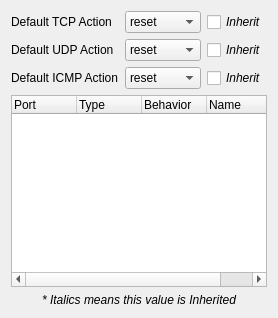
               <widget class="QWidget" name="portsTab">
                <attribute name="title">
                 <string>Ports and Services</string>
                </attribute>
                <layout class="QHBoxLayout" name="portsHBox">
                 <item>
                  <layout class="QFormLayout" name="formLayout">
                   <property name="fieldGrowthPolicy">
                    <enum>QFormLayout::AllNonFixedFieldsGrow</enum>
                   </property>
                   <item row="0" column="0">
                    <widget class="QLabel" name="tcpActionLabel">
                     <property name="text">
                      <string>Default TCP Action</string>
                     </property>
                    </widget>
                   </item>
                   <item row="0" column="1">
                    <layout class="QHBoxLayout" name="defTCPForm">
                     <item>
                      <widget class="QComboBox" name="tcpActionComboBox">
                       <property name="sizePolicy">
                        <sizepolicy hsizetype="MinimumExpanding" vsizetype="Fixed">
                         <horstretch>0</horstretch>
                         <verstretch>0</verstretch>
                        </sizepolicy>
                       </property>
                       <property name="maxVisibleItems">
                        <number>3</number>
                       </property>
                       <item>
                        <property name="text">
                         <string>reset</string>
                        </property>
                       </item>
                       <item>
                        <property name="text">
                         <string>open</string>
                        </property>
                       </item>
                       <item>
                        <property name="text">
                         <string>block</string>
                        </property>
                       </item>
                      </widget>
                     </item>
                     <item>
                      <widget class="QCheckBox" name="tcpCheckBox">
                       <property name="font">
                        <font>
                         <italic>true</italic>
                        </font>
                       </property>
                       <property name="text">
                        <string>Inherit</string>
                       </property>
                      </widget>
                     </item>
                    </layout>
                   </item>
                   <item row="1" column="0">
                    <widget class="QLabel" name="udpActionLabel">
                     <property name="text">
                      <string>Default UDP Action</string>
                     </property>
                    </widget>
                   </item>
                   <item row="1" column="1">
                    <layout class="QHBoxLayout" name="defUDPForm">
                     <item>
                      <widget class="QComboBox" name="udpActionComboBox">
                       <property name="sizePolicy">
                        <sizepolicy hsizetype="MinimumExpanding" vsizetype="Fixed">
                         <horstretch>0</horstretch>
                         <verstretch>0</verstretch>
                        </sizepolicy>
                       </property>
                       <item>
                        <property name="text">
                         <string>reset</string>
                        </property>
                       </item>
                       <item>
                        <property name="text">
                         <string>open</string>
                        </property>
                       </item>
                       <item>
                        <property name="text">
                         <string>block</string>
                        </property>
                       </item>
                      </widget>
                     </item>
                     <item>
                      <widget class="QCheckBox" name="udpCheckBox">
                       <property name="font">
                        <font>
                         <italic>true</italic>
                        </font>
                       </property>
                       <property name="text">
                        <string>Inherit</string>
                       </property>
                      </widget>
                     </item>
                    </layout>
                   </item>
                   <item row="2" column="0">
                    <widget class="QLabel" name="icmpActionLabel">
                     <property name="text">
                      <string>Default ICMP Action</string>
                     </property>
                    </widget>
                   </item>
                   <item row="2" column="1">
                    <layout class="QHBoxLayout" name="defICMPForm">
                     <item>
                      <widget class="QComboBox" name="icmpActionComboBox">
                       <property name="sizePolicy">
                        <sizepolicy hsizetype="MinimumExpanding" vsizetype="Fixed">
                         <horstretch>0</horstretch>
                         <verstretch>0</verstretch>
                        </sizepolicy>
                       </property>
                       <item>
                        <property name="text">
                         <string>reset</string>
                        </property>
                       </item>
                       <item>
                        <property name="text">
                         <string>open</string>
                        </property>
                       </item>
                       <item>
                        <property name="text">
                         <string>block</string>
                        </property>
                       </item>
                      </widget>
                     </item>
                     <item>
                      <widget class="QCheckBox" name="icmpCheckBox">
                       <property name="font">
                        <font>
                         <italic>true</italic>
                        </font>
                       </property>
                       <property name="text">
                        <string>Inherit</string>
                       </property>
                      </widget>
                     </item>
                    </layout>
                   </item>
                   <item row="3" column="0" colspan="2">
                    <widget class="QTreeWidget" name="portTreeWidget">
                     <property name="focusPolicy">
                      <enum>Qt::ClickFocus</enum>
                     </property>
                     <property name="inputMethodHints">
                      <set>Qt::ImhNone</set>
                     </property>
                     <property name="editTriggers">
                      <set>QAbstractItemView::DoubleClicked|QAbstractItemView::EditKeyPressed|QAbstractItemView::SelectedClicked</set>
                     </property>
                     <property name="columnCount">
                      <number>4</number>
                     </property>
                     <attribute name="headerDefaultSectionSize">
                      <number>65</number>
                     </attribute>
                     <attribute name="headerDefaultSectionSize">
                      <number>65</number>
                     </attribute>
                     <column>
                      <property name="text">
                       <string>Port</string>
                      </property>
                     </column>
                     <column>
                      <property name="text">
                       <string>Type</string>
                      </property>
                     </column>
                     <column>
                      <property name="text">
                       <string>Behavior</string>
                      </property>
                     </column>
                     <column>
                      <property name="text">
                       <string>Name</string>
                      </property>
                     </column>
                    </widget>
                   </item>
                   <item row="4" column="0" colspan="2">
                    <widget class="QLabel" name="portsInheritedLabel">
                     <property name="font">
                      <font>
                       <italic>true</italic>
                      </font>
                     </property>
                     <property name="text">
                      <string>* Italics means this value is Inherited</string>
                     </property>
                     <property name="alignment">
                      <set>Qt::AlignCenter</set>
                     </property>
                    </widget>
                   </item>
                  </layout>
                 </item>
                </layout>
               </widget>
